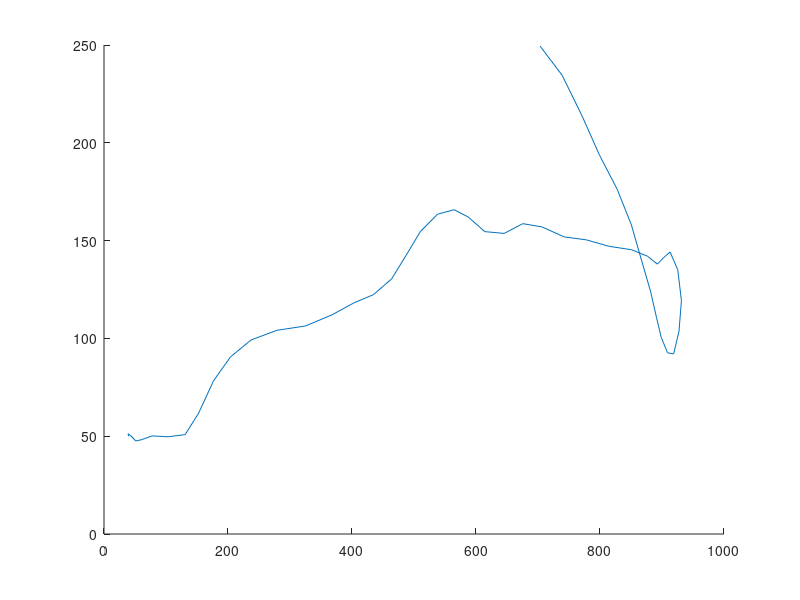

Write the MATLAB code that produced this figure. (Note: this script raises an error after producing the figure.)
clear
close all
clc
% this file is to implementated the Hinfinity filter
% author: junjie wang
% email: junjiehit@163.com
% I am interested in the nonlinear filter such as kalman, particle filter, RFS filter(PHD/CPHD/GLMB/LMB/CB).
clear
clc 
close all
T = 1;
F = [1 T 0 0;0 1 0 0;0 0 1 T;0 0 0 1];
G = [T^2/2 0;T 0;0 T^2/2;0 T];
Q = diag([7^2 7^2]);
x(:,1) = [40 0 50 0];
steps = 50;
for t = 2 : steps
    x(:,t) = F * x(:,t-1) + G * sqrtm(Q) * randn(2,1);
end
figure
hold on
plot(x(1,:),x(3,:));
sx = 0;
sy = 0;
R = diag([40^2 (pi/180)^2]);
for t = 1 : steps
    y(:,t) = observation(x(:,t));
%    y(1,t) = sqrt((x(1,t) - sx)^2 + (x(3,t) - sy)^2);
%    y(2,t) = atan2(x(1,t) - sx,x(3,t) - sy);  
   y(:,t) = y(:,t) + sqrtm(R) * randn(2,1);
end
truthX = x;
x = eye(4,1);
P = eye(4,4);
eR = 128*R;
% EKF
for t = 1 : steps
   x_ = F * x ;
   P_ = F * P * F' + G * Q * G';
   hx = observation(x_);
   H = getH(x_);
   yk= y(:,t) - hx ;
   S = H * P_ * H' + eR;
   K = P_ * H' / S;
   ekfx(:,t) = x_ + K * yk;
   P = (eye(4) - K * H)*P_;
   x = ekfx(:,t);
end
plot(ekfx(1,:),ekfx(3,:),'ro-')


% Hinfinty
x = eye(4,1);
P = eye(4,4);
 
gamma = 200000000;
for t = 1 : steps
   x_ = F * x ;
   P_ = F * P * F' + G * Q * G';
   hx = observation(x_);
   H = getH(x_);
   yk= y(:,t) - hx ;
   Rek = blkdiag(eR ,-gamma*eye(4)) + [H;eye(4)] * P_ * [H' eye(4)] ;
   P = P_ - P_ * [H' eye(4)] /Rek * [H' eye(4)]'*P_;
   S = H * P_ * H' + eR;
   K = P_ * H' / S;
   Hinfinty(:,t) = x_ + K * yk;
%     Pinv = inv(P_) - gamma * (G * Q * G') + H' * inv(eR) * H;
%     P = inv(P);
   x = Hinfinty(:,t);
end
plot(Hinfinty(1,:),Hinfinty(3,:),'ko-');
 
